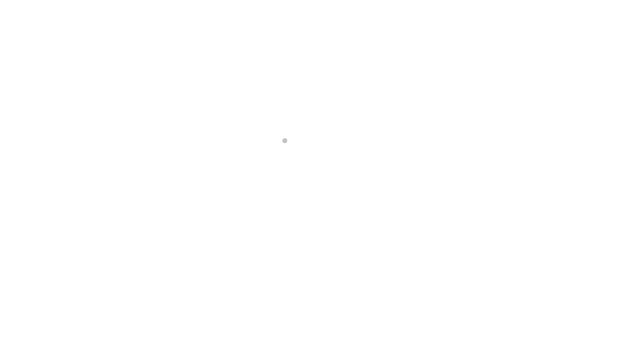
Frame 1 (no input)
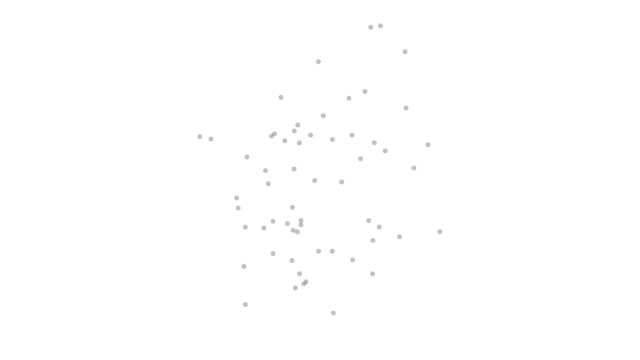
Frame 60 (the mouse pressed at the canvas centre just before this capture)
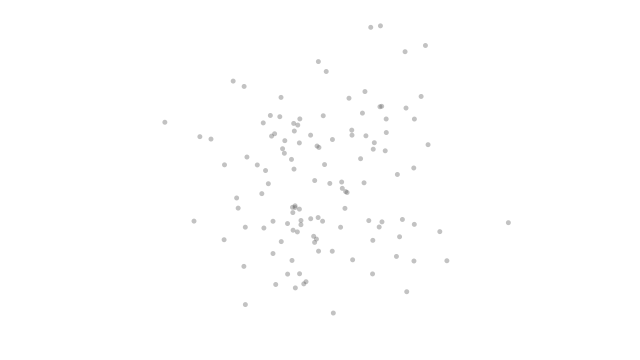
Frame 120 (the mouse held since frame 60 and released just before this capture)

The Processing sketch that drew these frames (run headless with seeded random() and noise(); from frame 60 on, the mouse is pressed at the canvas centre):

// Processing sketch: NoC_0_GaussianSplatter
// ── NoC_0_GaussianSplatter.pde
import java.util.Random; //could also use randomGaussian in processing 

Random generator;

void setup() {
  size(640, 360);
  generator = new Random();
  background(255);
}

void draw() {

  //gauss setup
  float sd = width/10;
  float mean = width/2;
  float mean_y = height/2;
  float gaussianX = (float) generator.nextGaussian();
  float x = gaussianX * sd + mean;
  float gaussianY = (float) generator.nextGaussian();
  float y = gaussianY * sd + mean_y;

  //formatting
  noStroke();
  fill(100, 100);

  //drawing
  rectMode(CENTER);
  ellipse(x, y, 5, 5);
}
